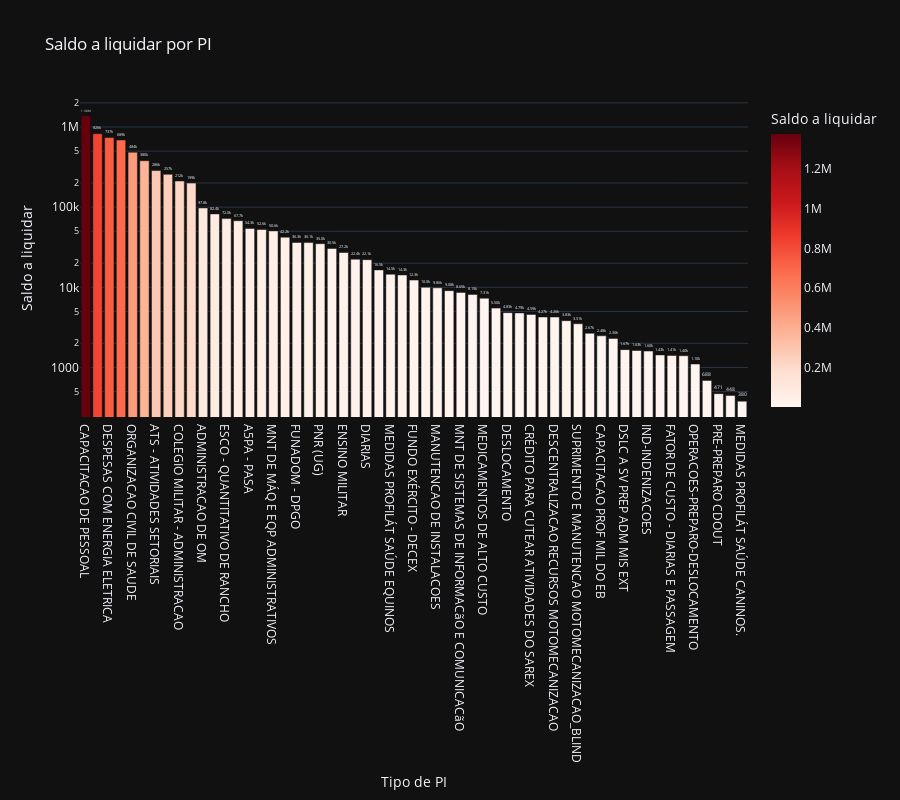

Notebook code for this chart:
### Code cell
# Saldo a liquidar por tipo de PI
cols = ['NOME_PI', 'A_LIQUIDAR']

df_aux = df.loc[:, cols].groupby('NOME_PI').sum().sort_values(by= 'A_LIQUIDAR', ascending=False).reset_index()
df_aux = df_aux[df_aux['A_LIQUIDAR'] > 0]
fig = px.bar(df_aux, 
             x='NOME_PI', 
             y='A_LIQUIDAR',
             title='Saldo a liquidar por PI',
             labels={'NOME_PI':'Tipo de PI', 'A_LIQUIDAR':'Saldo a liquidar'},
             text_auto='.3s',
             height=800,
             log_y=True,
             color='A_LIQUIDAR',
             color_continuous_scale = 'reds',
             template='plotly_dark')
fig.update_traces(textposition = 'outside', cliponaxis = False, hovertemplate=None)
fig.update_layout(hovermode="x unified")

fig.show()

### Figure 1 — Plotly figure (JSON) as saved in the notebook; plotly's stock layout.template omitted (floating-point values rounded to 4 significant figures)
{"data": [{"alignmentgroup": "True", "cliponaxis": false, "legendgroup": "", "marker": {"color": [1377000.0, 825700.0, 737400.0, 689000.0, 484200.0, 379600.0, 285868, 256700.0, 211800.0, 199400.0, 97790.0, 82370.0, 71950.0, 67720.0, 54340.0, 52590.0, 50550.0, 42237, 36310.0, 36130.0, 34990.0, 30520.0, 27180.0, 22450.0, 22100.0, 16500.0, 14550.0, 14270.0, 12300.0, 10000.0, 9860, 9080.0, 8645, 8150.0, 7312.0, 5500.0, 4832.0, 4792.0, 4591.0, 4267.0, 4259, 3834.0, 3510.0, 2671.0, 2483.0, 2304, 1669.0, 1629.0, 1602.0, 1434.0, 1412.0, 1401.0, 1104.0, 687.8, 471.0, 447.7, 380], "coloraxis": "coloraxis", "pattern": {"shape": ""}}, "name": "", "offsetgroup": "", "orientation": "v", "showlegend": false, "textposition": "outside", "texttemplate": "%{y:.3s}", "type": "bar", "x": ["CAPACITACAO DE PESSOAL", "AQUARTELAMENTO", "DESPESAS COM ENERGIA ELETRICA", "A1QR - QUANTITATIVO DE RANCHO", "ORGANIZACAO CIVIL DE SAUDE", "CONCURSOS AS ESCOLAS MILITARES", "ATS - ATIVIDADES SETORIAIS", "LIMPEZA DE BENS IMÓVEIS", "COLEGIO MILITAR - ADMINISTRACAO", "ALIMENTACAO PARA EQUINOS.", "ADMINISTRACAO DE OM", "OUTROS", "ESCO - QUANTITATIVO DE RANCHO", "PVANA", "A5PA - PASA", "ASSISTENCIA SOCIAL", "MNT DE MÁQ E EQP ADMINISTRATIVOS", "MATERIAL DE INTENDÊNCIA", "FUNADOM - DPGO", "SERVICO POSTAIS", "PNR (UG)", "FATOR DE CUSTO - CONTRATO DE OBJETIVOS", "ENSINO MILITAR", "REMONTA E VETERINÁRIA", "DIARIAS", "CONCESSIONÁRIAS DE ÁGUA E ESGOTO", "MEDIDAS PROFILÁT SAÚDE EQUINOS", "PROFISSIONAL DE SAUDE AUTONOMO", "FUNDO EXÉRCITO - DECEX", "MANUTENCAO DE BENS MOVEIS", "MANUTENCAO DE INSTALACOES", "SERVICO DE TELEFONIA FIXA", "MNT DE SISTEMAS DE INFORMACãO E COMUNICACãO", "APRESENTACAO E SELECAO", "MEDICAMENTOS DE ALTO CUSTO", "A3RR - QUANTITATIVO DE RANCHO", "DESLOCAMENTO", "LAVAGEM DE ROUPAS PARA A VIDA VEGETATIVA OM", "CRÉDITO PARA CUTEAR ATIVIDADES DO SAREX", "ENG-ATIVIDADES DE ENGENHARIA", "DESCENTRALIZACAO RECURSOS MOTOMECANIZACAO", "MANUTENCAO DE MAQUINAS E EQUIP ADMINISTRATIVO", "SUPRIMENTO E MANUTENCAO MOTOMECANIZACAO_BLIND", "IND - INDENIZACOES", "CAPACITACAO PROF MIL DO EB", "DIAR - DIARIAS", "DSLC A SV PREP ADM MIS EXT", "DESLOCAMENTO P CURSO PREP P COMANDANTES OM", "IND-INDENIZACOES", "UNPCRS", "FATOR DE CUSTO - DIARIAS E PASSAGEM", "SUPRIMENTO E MANUTENCAO - AR - PASSAGENS", "OPERACOES-PREPARO-DESLOCAMENTO", "CONCURSOS AS ESCOLAS MILITARES - ESPECEX", "PRE-PREPARO CDOUT", "SERVICOS DE PROTECAO A RADIACAO IONIZANTE", "MEDIDAS PROFILÁT SAÚDE CANINOS."], "xaxis": "x", "y": [1377000.0, 825700.0, 737400.0, 689000.0, 484200.0, 379600.0, 285868, 256700.0, 211800.0, 199400.0, 97790.0, 82370.0, 71950.0, 67720.0, 54340.0, 52590.0, 50550.0, 42237, 36310.0, 36130.0, 34990.0, 30520.0, 27180.0, 22450.0, 22100.0, 16500.0, 14550.0, 14270.0, 12300.0, 10000.0, 9860, 9080.0, 8645, 8150.0, 7312.0, 5500.0, 4832.0, 4792.0, 4591.0, 4267.0, 4259, 3834.0, 3510.0, 2671.0, 2483.0, 2304, 1669.0, 1629.0, 1602.0, 1434.0, 1412.0, 1401.0, 1104.0, 687.8, 471.0, 447.7, 380], "yaxis": "y"}], "layout": {"barmode": "relative", "coloraxis": {"colorbar": {"title": {"text": "Saldo a liquidar"}}, "colorscale": [[0, "rgb(255,245,240)"], [0.125, "rgb(254,224,210)"], [0.25, "rgb(252,187,161)"], [0.375, "rgb(252,146,114)"], [0.5, "rgb(251,106,74)"], [0.625, "rgb(239,59,44)"], [0.75, "rgb(203,24,29)"], [0.875, "rgb(165,15,21)"], [1, "rgb(103,0,13)"]]}, "height": 800, "hovermode": "x unified", "legend": {"tracegroupgap": 0}, "title": {"text": "Saldo a liquidar por PI"}, "xaxis": {"anchor": "y", "domain": [0, 1], "title": {"text": "Tipo de PI"}}, "yaxis": {"anchor": "x", "domain": [0, 1], "title": {"text": "Saldo a liquidar"}, "type": "log"}}}
